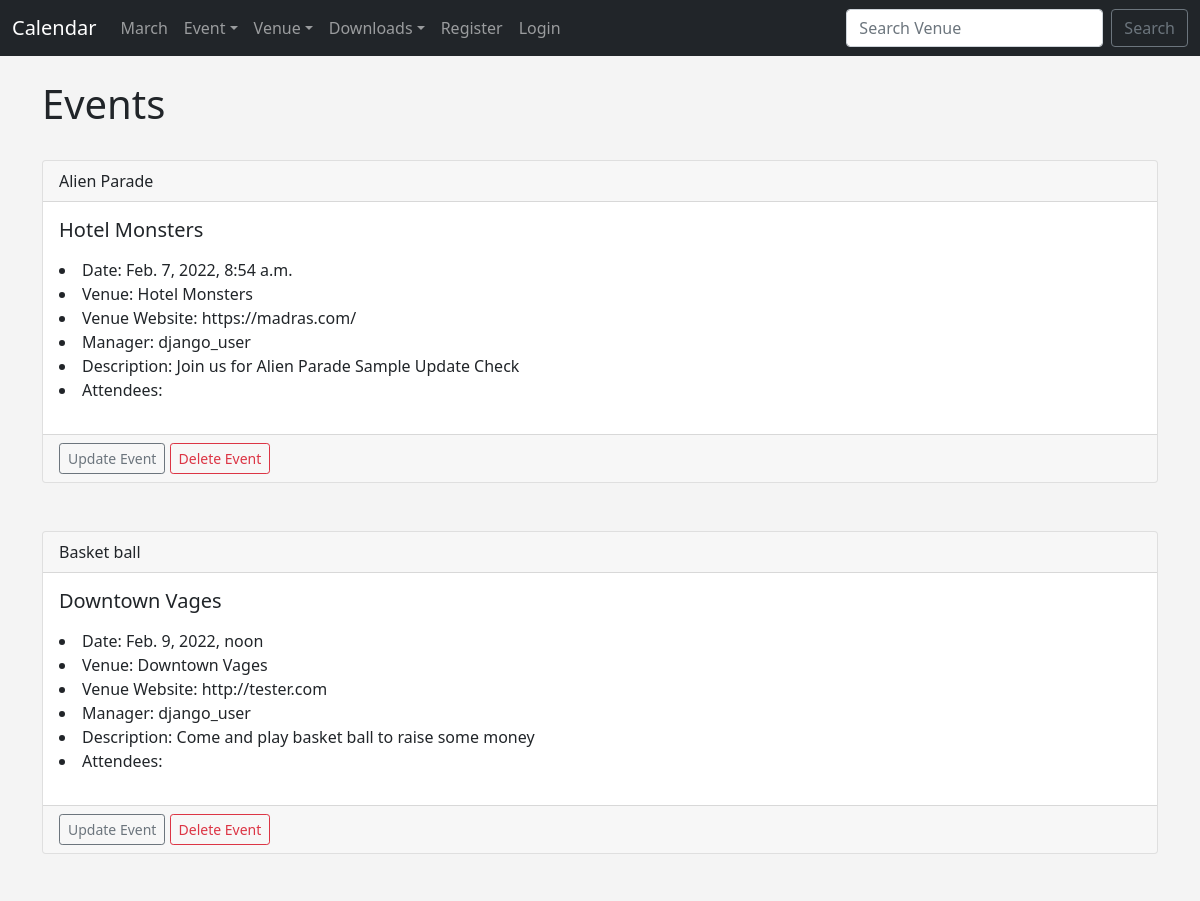
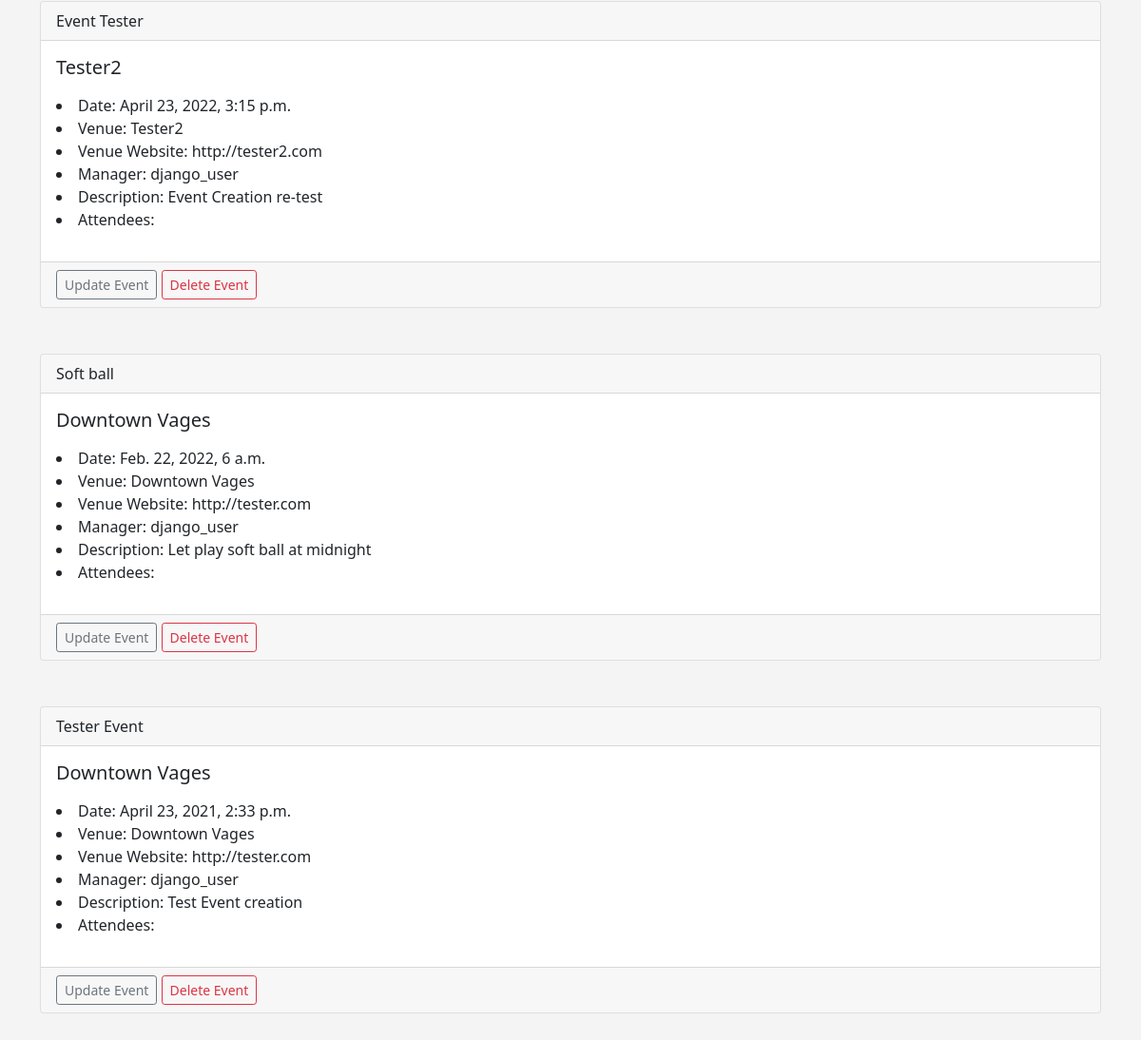
The app's page /events with its own data (2 pictures, top to bottom).
### events/models.py (models this page shows)
class Event(models.Model):
    name = models.CharField('Event Name', max_length=122)
    event_date = models.DateTimeField('Event Date', )
    venue = models.ForeignKey(Venue, blank=True, null=True, on_delete=models.CASCADE)
    manager = models.ForeignKey(users, blank=True, null=True, on_delete=models.SET_NULL)
    description = models.TextField(blank = True)
    attendees = models.ManyToManyField(User, blank= True)
    def __str__(self):
        return self.name

class Venue(models.Model):
    name = models.CharField('Venue Name', max_length=122)
    address = models.CharField(max_length=300)
    zip_code = models.CharField('Zip Code', max_length=122)
    phone = models.CharField('Contact Phone', max_length=122, blank=True)
    web = models.URLField('Website Address', blank=True)
    email_address = models.EmailField('Email Address', blank=True)
    def __str__(self):
        return self.name

### events/views.py (the view)
# urls.py: path('events', views.all_events, name="list-events"),
def all_events(request):
    event_list = Event.objects.all().order_by('name')
    return render(request,
        "events/event_list.html",
        {
            "event_list": event_list
        })

### events/templates/events/event_list.html
{% extends 'events/base.html' %}
{% block content %}
    <h1>Events</h1>
    <br>
    {% for event in event_list %}
    <div class="card">
        <div class="card-header">
            {{ event }}
        </div>
        <div class="card-body">
          <h5 class="card-title">{{ event.venue }}</h5>
          <p class="card-text">
            <li>Date: {{ event.event_date }}</li>
            <li>Venue: {{ event.venue }}</li>
            <li>Venue Website: {{ event.venue.web }}</li>
            <li>Manager: {{ event.manager }}</li>
            <li>Description: {{ event.description }}</li>
            <li>Attendees: {% for user in event.attendees.all %} {{ user }} {% endfor %} </li>
          </p>
        </div>
        <div class="card-footer text-muted">
          <a href="{% url 'update_event' event.id %}" class="btn btn-outline-secondary btn-sm">Update Event</a>
          <a href="{% url 'delete_event' event.id %}" class="btn btn-outline-danger btn-sm">Delete Event</a>
        </div>
      </div>
        <br><br>
    {% endfor %}
{% endblock%}

### events/templates/events/base.html (style rules this page uses)
body { background: #f4f4f4 ; }

### records on screen
Event: name "Alien Parade", venue "Hotel Monsters", event_date "Feb. 7, 2022, 8:54 a.m.", venue.web "https://madras.com/", manager "django_user", description "Join us for Alien Parade Sample Update Check"
Event: name "Basket ball", venue "Downtown Vages", event_date "Feb. 9, 2022, noon", venue.web "http://tester.com", manager "django_user", description "Come and play basket ball to raise some money"
Event: name "Event Tester", venue "Tester2", event_date "April 23, 2022, 3:15 p.m.", venue.web "http://tester2.com", manager "django_user", description "Event Creation re-test"
Event: name "Soft ball", venue "Downtown Vages", event_date "Feb. 22, 2022, 6 a.m.", venue.web "http://tester.com", manager "django_user", description "Let play soft ball at midnight"
Event: name "Tester Event", venue "Downtown Vages", event_date "April 23, 2021, 2:33 p.m.", venue.web "http://tester.com", manager "django_user", description "Test Event creation"
